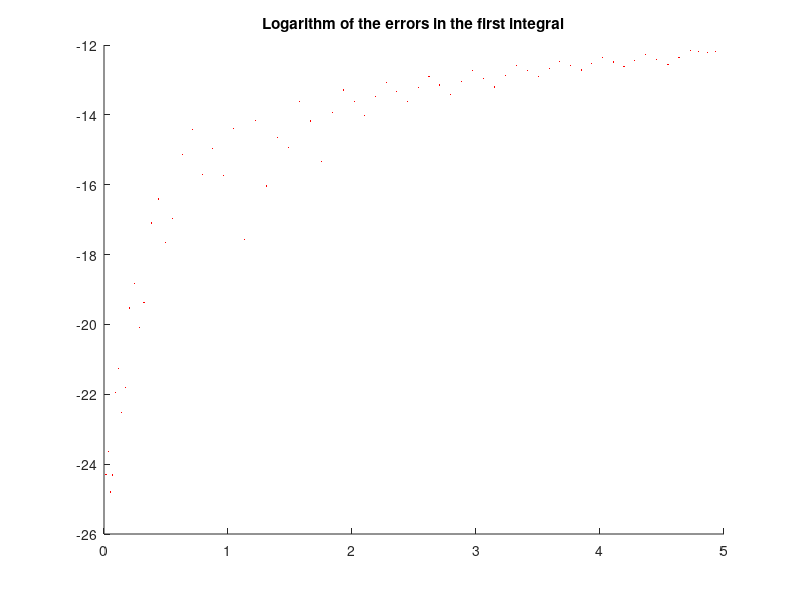

MATLAB code for this plot:
clear all

%MAIN_INTEGRATION_HAMILTONIAN: We integrate the harmonic oscillator, and
%check that its energy, H(x,y), is conserved along trajectories.

t0 = 0;
x0 = [1 0];
oscillator = @(t,x) [x(2);-x(1)];
H = @(x) 0.5*(x(:,1).^2+x(:,2).^2);
H0 = H(x0);

k = input('Order of the tolerance (default = 12): ');
if isempty(k) k=12; end
tol = 10^(-k);

odeoptions = odeset('RelTol',tol,'AbsTol',tol);

tfin = input('End time of integration (default = 2*PI): ');
if isempty(tfin) tfin = 2*pi; end

%Integrate numerically the system:
[tout,yout] = ode45(oscillator,[t0,tfin],x0,odeoptions);

%First integral condition:

n = length(tout);
e = zeros(n,1);
for i=1:n
   e(i) = H(yout(i,:))-H0; 
end

%We plot the logarithm of these errors, and check it doesn't fall below the
%critical line:

figure (1)
hold on
title('Logarithm of the errors in the first integral')
plot(tout,log(abs(e)),'r.','MarkerSize',1)